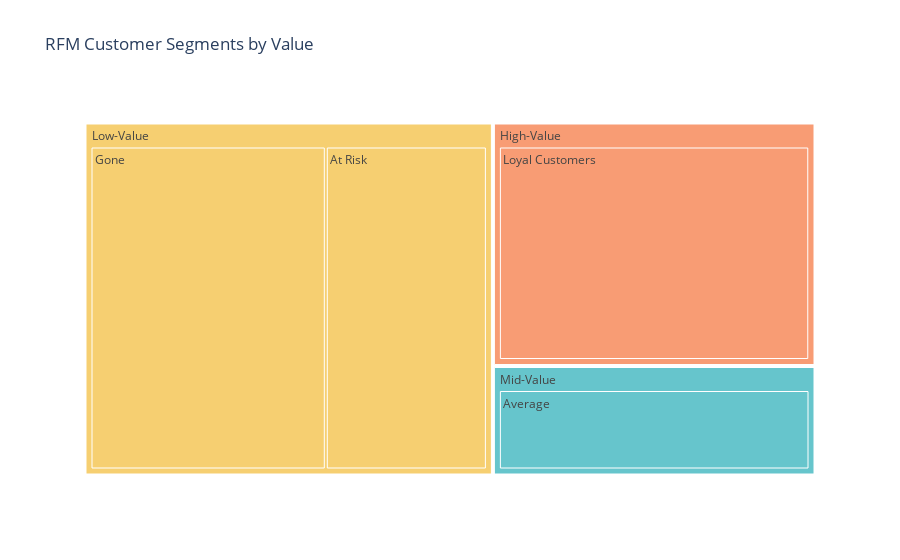

Notebook cell for this chart:
### Code cell
segment_product_counts = df.groupby(['Value Segment', 'RFM Customer Segments']).size().reset_index(name='Count')

segment_product_counts = segment_product_counts.sort_values('Count', ascending=False)

fig_treemap_segment_product = px.treemap(segment_product_counts,
                                         path=['Value Segment', 'RFM Customer Segments'],
                                         values='Count',
                                         color='Value Segment', color_discrete_sequence=px.colors.qualitative.Pastel,
                                         title='RFM Customer Segments by Value')
fig_treemap_segment_product.show()

### Figure 1 — Plotly figure (JSON) as saved in the notebook; plotly's stock layout.template omitted (floating-point values rounded to 4 significant figures)
{"data": [{"branchvalues": "total", "customdata": [["Mid-Value"], ["Mid-Value"], ["Low-Value"], ["Mid-Value"], ["High-Value"], ["Low-Value"], ["High-Value"], ["High-Value"], ["Low-Value"], ["Mid-Value"], ["Low-Value"], ["High-Value"], ["Low-Value"], ["Mid-Value"], ["High-Value"], ["Low-Value"], ["Mid-Value"], ["High-Value"]], "domain": {"x": [0, 1], "y": [0, 1]}, "hovertemplate": "labels=%{label}<br>Count=%{value}<br>parent=%{parent}<br>id=%{id}<br>Value Segment=%{customdata[0]}<extra></extra>", "ids": ["Mid-Value/At Risk", "Mid-Value/Average", "Low-Value/Loyal Customers", "Mid-Value/Loyal Customers", "High-Value/Loyal Customers", "Low-Value/At Risk", "High-Value/At Risk", "High-Value/Average", "Low-Value/Champions", "Mid-Value/Champions", "Low-Value/Average", "High-Value/Champions", "Low-Value/Gone", "Mid-Value/Gone", "High-Value/Gone", "Low-Value", "Mid-Value", "High-Value"], "labels": ["At Risk", "Average", "Loyal Customers", "Loyal Customers", "Loyal Customers", "At Risk", "At Risk", "Average", "Champions", "Champions", "Average", "Champions", "Gone", "Gone", "Gone", "Low-Value", "Mid-Value", "High-Value"], "marker": {"colors": ["rgb(102, 197, 204)", "rgb(102, 197, 204)", "rgb(246, 207, 113)", "rgb(102, 197, 204)", "rgb(248, 156, 116)", "rgb(246, 207, 113)", "rgb(248, 156, 116)", "rgb(248, 156, 116)", "rgb(246, 207, 113)", "rgb(102, 197, 204)", "rgb(246, 207, 113)", "rgb(248, 156, 116)", "rgb(246, 207, 113)", "rgb(102, 197, 204)", "rgb(248, 156, 116)", "rgb(246, 207, 113)", "rgb(102, 197, 204)", "rgb(248, 156, 116)"]}, "name": "", "parents": ["Mid-Value", "Mid-Value", "Low-Value", "Mid-Value", "High-Value", "Low-Value", "High-Value", "High-Value", "Low-Value", "Mid-Value", "Low-Value", "High-Value", "Low-Value", "Mid-Value", "High-Value", "", "", ""], "type": "treemap", "values": [0, 594, 0, 0, 1320, 985, 0, 0, 0, 0, 0, 1, 1439, 0, 0, 2424, 594, 1321]}], "layout": {"legend": {"tracegroupgap": 0}, "title": {"text": "RFM Customer Segments by Value"}, "treemapcolorway": ["rgb(102, 197, 204)", "rgb(246, 207, 113)", "rgb(248, 156, 116)", "rgb(220, 176, 242)", "rgb(135, 197, 95)", "rgb(158, 185, 243)", "rgb(254, 136, 177)", "rgb(201, 219, 116)", "rgb(139, 224, 164)", "rgb(180, 151, 231)", "rgb(179, 179, 179)"]}}
